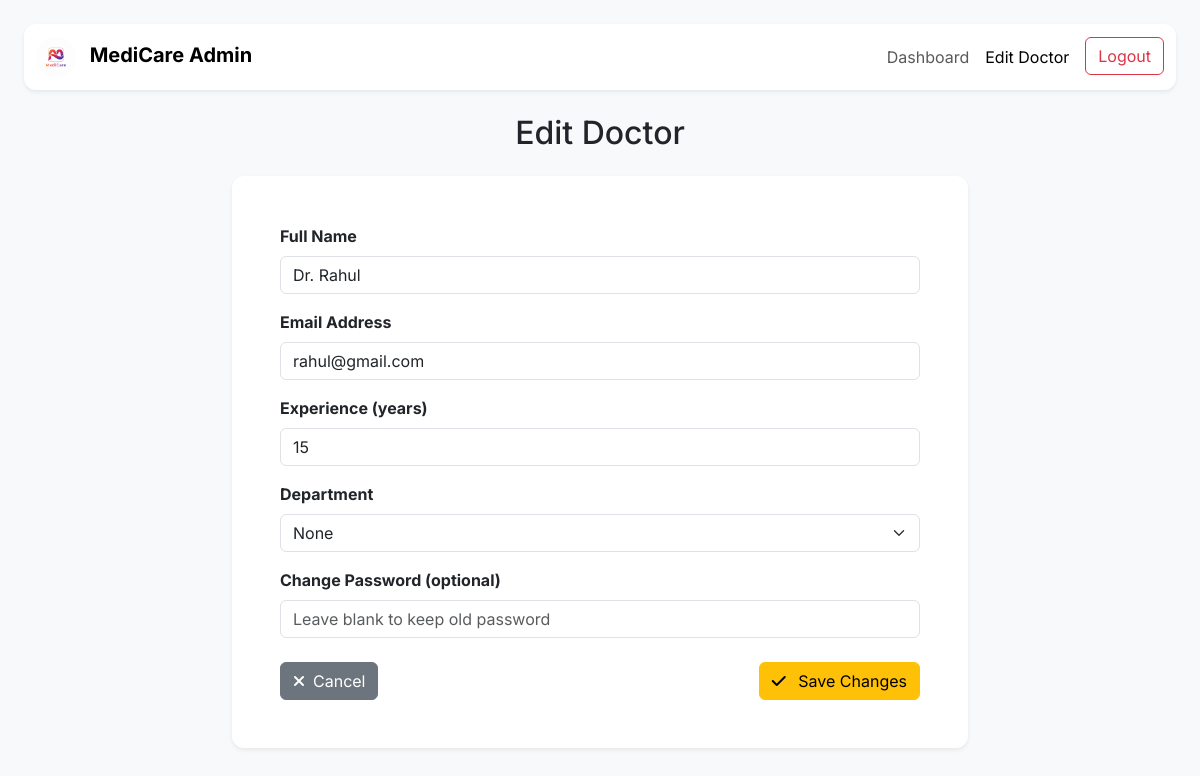
Page /edit_doctor/1 on the earlier database version.
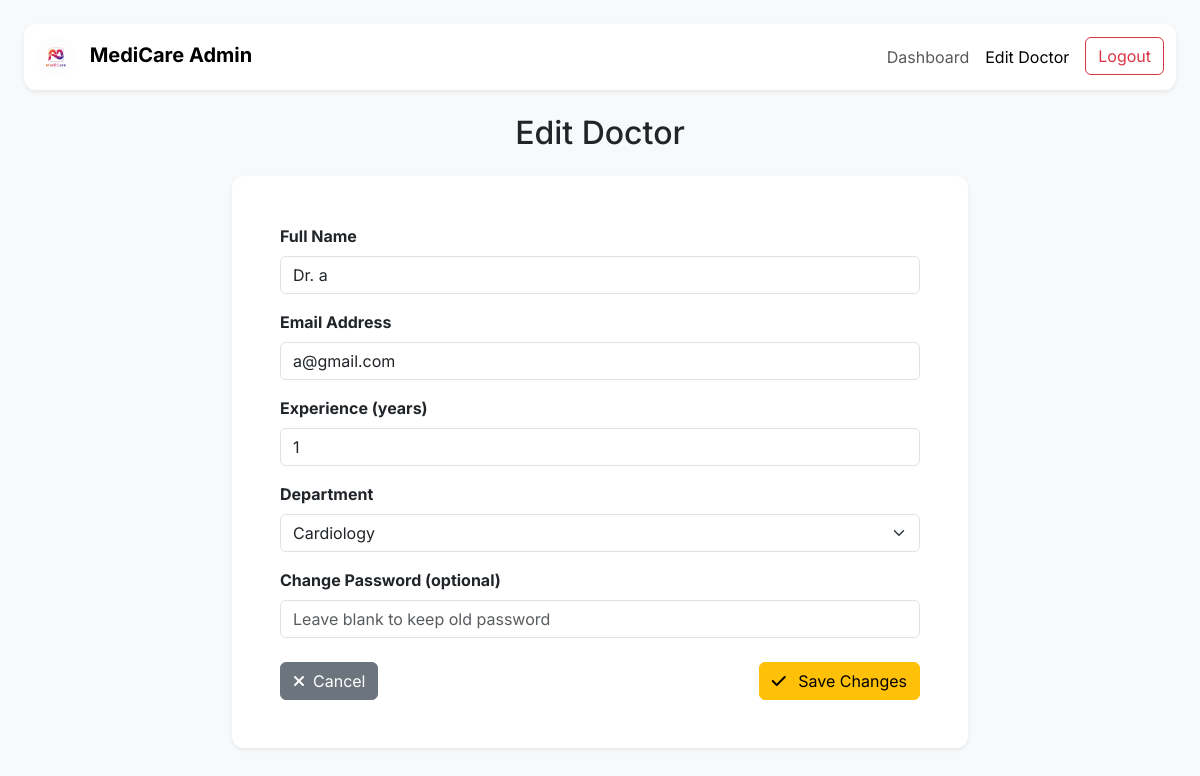
Same page on the later database version.
### application/models.py (models this page shows)
class Doctor(db.Model):
    __tablename__ = 'doctor'
    id = db.Column(db.Integer(),primary_key = True)
    doctor_name = db.Column(db.String(), nullable=False)
    password = db.Column(db.String(), nullable=False)
    email = db.Column(db.String(), nullable=False)
    department_id = db.Column(db.Integer(), db.ForeignKey('department.id'), nullable=False)
    user_id = db.Column(db.Integer(), db.ForeignKey('user.id', ondelete="CASCADE"), nullable=False)
    type = db.Column(db.String(), nullable=False)
    experience = db.Column(db.Integer(), nullable=False)
    appointment = db.relationship('Appointment', backref='doctor', cascade="all, delete-orphan")
    availability = db.relationship('Availability', backref='doctor', cascade="all, delete-orphan")

class Department(db.Model):
    __tablename__ = 'department'
    id = db.Column(db.Integer(),primary_key = True)
    name = db.Column(db.String())
    description = db.Column(db.String())
    doctor = db.relationship('Doctor', backref='department')

### application/controllers.py (the view, shortened to what this page needs)
@app.route("/edit_doctor/<int:id>", methods=['GET','POST'])
def edit_doctor(id):
    doctor = Doctor.query.get_or_404(id)
    departments = Department.query.all()
    return render_template("edit_doctor.html",
        doctor=doctor, departments=departments)

### templates/edit_doctor.html (shortened to what this page needs)
<!DOCTYPE html>
<html lang="en">
<head>
    <link href="https://cdn.jsdelivr.net/npm/bootstrap@5.3.2/dist/css/bootstrap.min.css" rel="stylesheet">
</head>
<body class="p-4">
    <nav class="navbar navbar-expand-lg navbar-light bg-white shadow-sm sticky-top mb-4" style="border-radius: 0.75rem;">
        <div class="container-fluid">
            <a class="navbar-brand" href="/admin">
                <img src="{{ url_for('static', filename='logo2.png') }}" style="height: 40px; border-radius: 50%;">
                <span class="fw-bold ms-2">MediCare Admin</span>
            </a>
            <div class="collapse navbar-collapse" id="adminNav">
                <ul class="navbar-nav ms-auto">
                    <li class="nav-item"><a class="nav-link" href="/admin">Dashboard</a></li>
                    <li class="nav-item"><a class="nav-link active" href="#">Edit Doctor</a></li>
                    <li class="nav-item"><a href="/logout" class="btn btn-outline-danger ms-lg-2">Logout</a></li>
                </ul>
            </div>
        </div>
    </nav>
    <main class="container">
        <h2 class="mb-4 text-center">Edit Doctor</h2>
        <div class="row justify-content-center">
            <div class="col-lg-8 col-md-10">
                <div class="card shadow-sm p-4 p-md-5">
                    <form method="POST">
                        <div class="mb-3">
                            <label class="form-label fw-bold">Full Name</label>
                            <input type="text" name="doctor_name"
                                class="form-control"
                                value="{{ doctor.doctor_name }}" required>
                        </div>
                        <div class="mb-3">
                            <label class="form-label fw-bold">Email Address</label>
                            <input type="email" name="email" class="form-control"
                                value="{{ doctor.email }}" required>
                        </div>
                        <div class="mb-3">
                            <label class="form-label fw-bold">Experience (years)</label>
                            <input type="number" name="experience" class="form-control"
                                value="{{ doctor.experience }}" required>
                        </div>
                        <div class="mb-3">
                            <label class="form-label fw-bold">Department</label>
                            <select name="department_id" class="form-select" required>
                                {% for dept in departments %}
                                <option value="{{ dept.id }}"
                                    {% if dept.id == doctor.department_id %}selected{% endif %}>
                                    {{ dept.name }}
                                </option>
                                {% endfor %}
                            </select>
                        </div>
                        <div class="mb-3">
                            <label class="form-label fw-bold">Change Password (optional)</label>
                            <input type="password" name="password"
                                class="form-control"
                                placeholder="Leave blank to keep old password">
                        </div>
                        <div class="d-flex justify-content-between mt-4">
                            <a href="/admin" class="btn btn-secondary"><i class="fa-solid fa-xmark me-2"></i>Cancel</a>
                            <button type="submit" class="btn btn-warning"><i class="fa-solid fa-check me-2"></i> Save Changes</button>
                        </div>
                    </form>
                </div>
            </div>
        </div>
    </main>
</body>
</html>

Differences in the rows shown:
changed Doctor: doctor_name "Dr. Rahul" → "Dr. a"; email "rahul@gmail.com" → "a@gmail.com"; experience "15" → "1"; department_id "None" → "Cardiology"
